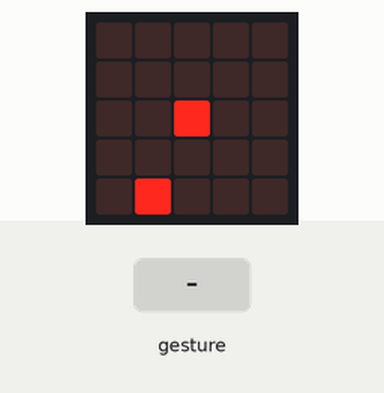
The program below on a simulated BBC micro:bit (MakeCode). On the bench: the board's 5×5 LED display. The test bench sets the inputs (shaded band). Random numbers come from a fixed seed; a tilt is held for 1.5 s and a shake lasts 1 s, then the board lies face up again.

Above: at 1.2 s.
1.3 s: gesture 'tilt left'
At 2.1 s:
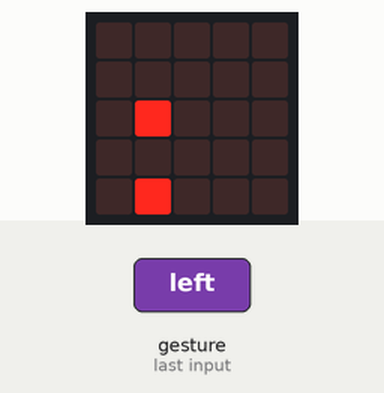
2.9 s: gesture 'logo down'
At 3.2 s:
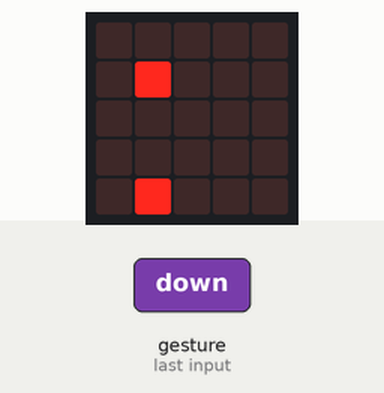
4.4 s: gesture 'tilt right'
At 5.7 s:
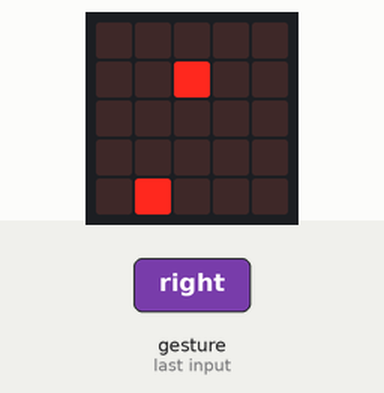
6.0 s: gesture 'logo down'
At 6.8 s:
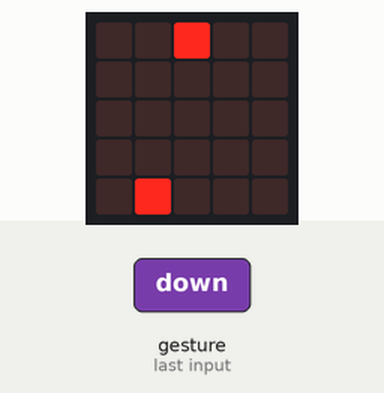
7.5 s: gesture 'tilt left'
At 8.0 s:
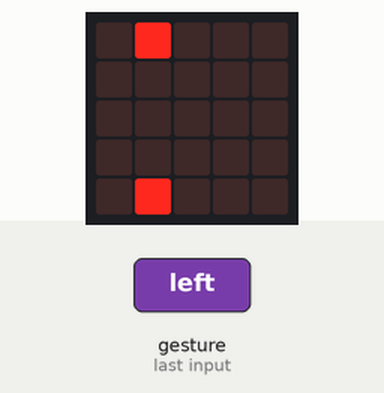
9.1 s: gesture 'logo up'
At 10.4 s:
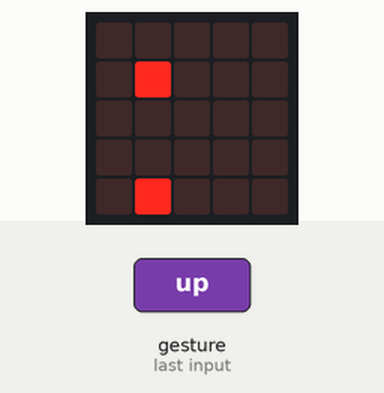
Timing chart, 0 to 11.6 s (numbered marks = the images above; inputs shaded):
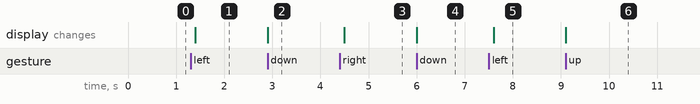

Measured:
- after the input at 1.3 s, the display: changes after 0.10 s (image 1)
- after the input at 2.9 s, the display: changes at once (image 2)
- after the input at 4.4 s, the display: changes after 0.10 s (image 3)
- after the input at 6.0 s, the display: changes at once (image 4)
- after the input at 7.5 s, the display: changes after 0.10 s (image 5)
- after the input at 9.1 s, the display: changes at once (image 6)

The program:

main.ts
```typescript
input.onGesture(Gesture.TiltLeft, function () {
    蛇.change(LedSpriteProperty.X, -1)
})
input.onGesture(Gesture.LogoDown, function () {
    蛇.change(LedSpriteProperty.Y, -1)
})
input.onGesture(Gesture.LogoUp, function () {
    蛇.change(LedSpriteProperty.Y, 1)
})
input.onGesture(Gesture.TiltRight, function () {
    蛇.change(LedSpriteProperty.X, 1)
})
let 蛇: game.LedSprite = null
蛇 = game.createSprite(2, 2)
let 虫 = game.createSprite(randint(0, 4), randint(0, 4))
basic.forever(function () {
    if (蛇.isTouching(虫)) {
        game.addScore(1)
        虫.delete()
        basic.pause(200)
        虫 = game.createSprite(randint(0, 4), randint(0, 4))
    }
    if (game.score() == 10) {
        basic.showIcon(IconNames.Happy)
        music.startMelody(music.builtInMelody(Melodies.Dadadadum), MelodyOptions.Once)
        game.gameOver()
    }
})
```

test.ts
```typescript
// 在此处测试；当此软件包作为插件使用时，将不会编译此软件包。
```
